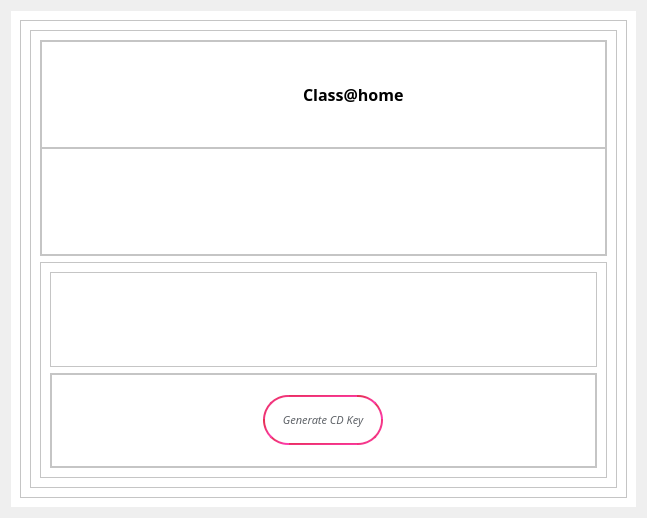
<?xml version="1.0" encoding="UTF-8"?>
<ui version="4.0">
 <class>login</class>
 <widget class="QDialog" name="login">
  <property name="geometry">
   <rect>
    <x>0</x>
    <y>0</y>
    <width>647</width>
    <height>518</height>
   </rect>
  </property>
  <property name="windowTitle">
   <string>Dialog</string>
  </property>
  <layout class="QHBoxLayout" name="horizontalLayout">
   <item>
    <widget class="QStackedWidget" name="stackedWidget">
     <property name="styleSheet">
      <string notr="true">background-color: rgb(255, 255, 255);</string>
     </property>
     <widget class="QWidget" name="welcome_page">
      <layout class="QVBoxLayout" name="verticalLayout">
       <item>
        <widget class="QFrame" name="frame">
         <property name="frameShape">
          <enum>QFrame::StyledPanel</enum>
         </property>
         <property name="frameShadow">
          <enum>QFrame::Raised</enum>
         </property>
         <layout class="QVBoxLayout" name="verticalLayout_4">
          <item>
           <widget class="QFrame" name="frame_9">
            <property name="frameShape">
             <enum>QFrame::StyledPanel</enum>
            </property>
            <property name="frameShadow">
             <enum>QFrame::Raised</enum>
            </property>
            <layout class="QVBoxLayout" name="verticalLayout_6">
             <item>
              <widget class="QFrame" name="frame_7">
               <property name="frameShape">
                <enum>QFrame::StyledPanel</enum>
               </property>
               <property name="frameShadow">
                <enum>QFrame::Raised</enum>
               </property>
               <layout class="QVBoxLayout" name="verticalLayout_5">
                <property name="spacing">
                 <number>0</number>
                </property>
                <property name="leftMargin">
                 <number>0</number>
                </property>
                <property name="topMargin">
                 <number>0</number>
                </property>
                <property name="rightMargin">
                 <number>0</number>
                </property>
                <property name="bottomMargin">
                 <number>0</number>
                </property>
                <item>
                 <widget class="QFrame" name="frame_6">
                  <property name="frameShape">
                   <enum>QFrame::StyledPanel</enum>
                  </property>
                  <property name="frameShadow">
                   <enum>QFrame::Raised</enum>
                  </property>
                  <layout class="QHBoxLayout" name="horizontalLayout_3">
                   <property name="spacing">
                    <number>2</number>
                   </property>
                   <item>
                    <spacer name="horizontalSpacer_3">
                     <property name="orientation">
                      <enum>Qt::Horizontal</enum>
                     </property>
                     <property name="sizeHint" stdset="0">
                      <size>
                       <width>193</width>
                       <height>20</height>
                      </size>
                     </property>
                    </spacer>
                   </item>
                   <item>
                    <widget class="QPushButton" name="home_btn_2">
                     <property name="minimumSize">
                      <size>
                       <width>58</width>
                       <height>0</height>
                      </size>
                     </property>
                     <property name="maximumSize">
                      <size>
                       <width>49</width>
                       <height>50</height>
                      </size>
                     </property>
                     <property name="toolTip">
                      <string>Home</string>
                     </property>
                     <property name="styleSheet">
                      <string notr="true">QPushButton{

	background-image: url(:/image/style/btn.png);
    background-position: center;
    background-repeat: no-repeat;
	border:0px solid;

}</string>
                     </property>
                     <property name="text">
                      <string/>
                     </property>
                    </widget>
                   </item>
                   <item>
                    <widget class="QLabel" name="label">
                     <property name="font">
                      <font>
                       <family>Poppins SemiBold</family>
                       <pointsize>12</pointsize>
                       <weight>75</weight>
                       <bold>true</bold>
                      </font>
                     </property>
                     <property name="text">
                      <string>Class@home</string>
                     </property>
                    </widget>
                   </item>
                   <item>
                    <spacer name="horizontalSpacer_4">
                     <property name="orientation">
                      <enum>Qt::Horizontal</enum>
                     </property>
                     <property name="sizeHint" stdset="0">
                      <size>
                       <width>193</width>
                       <height>20</height>
                      </size>
                     </property>
                    </spacer>
                   </item>
                  </layout>
                 </widget>
                </item>
                <item>
                 <widget class="QFrame" name="frame_8">
                  <property name="frameShape">
                   <enum>QFrame::StyledPanel</enum>
                  </property>
                  <property name="frameShadow">
                   <enum>QFrame::Raised</enum>
                  </property>
                 </widget>
                </item>
               </layout>
              </widget>
             </item>
             <item>
              <widget class="QFrame" name="frame_2">
               <property name="frameShape">
                <enum>QFrame::StyledPanel</enum>
               </property>
               <property name="frameShadow">
                <enum>QFrame::Raised</enum>
               </property>
               <layout class="QVBoxLayout" name="verticalLayout_2">
                <item>
                 <widget class="QFrame" name="frame_5">
                  <property name="frameShape">
                   <enum>QFrame::StyledPanel</enum>
                  </property>
                  <property name="frameShadow">
                   <enum>QFrame::Raised</enum>
                  </property>
                 </widget>
                </item>
                <item>
                 <widget class="QFrame" name="frame_4">
                  <property name="frameShape">
                   <enum>QFrame::StyledPanel</enum>
                  </property>
                  <property name="frameShadow">
                   <enum>QFrame::Raised</enum>
                  </property>
                  <layout class="QVBoxLayout" name="verticalLayout_3">
                   <property name="spacing">
                    <number>0</number>
                   </property>
                   <property name="leftMargin">
                    <number>0</number>
                   </property>
                   <property name="topMargin">
                    <number>0</number>
                   </property>
                   <property name="rightMargin">
                    <number>0</number>
                   </property>
                   <property name="bottomMargin">
                    <number>0</number>
                   </property>
                   <item>
                    <widget class="QFrame" name="frame_3">
                     <property name="frameShape">
                      <enum>QFrame::StyledPanel</enum>
                     </property>
                     <property name="frameShadow">
                      <enum>QFrame::Raised</enum>
                     </property>
                     <layout class="QHBoxLayout" name="horizontalLayout_2">
                      <item>
                       <spacer name="horizontalSpacer">
                        <property name="orientation">
                         <enum>Qt::Horizontal</enum>
                        </property>
                        <property name="sizeHint" stdset="0">
                         <size>
                          <width>224</width>
                          <height>20</height>
                         </size>
                        </property>
                       </spacer>
                      </item>
                      <item>
                       <widget class="QPushButton" name="key_generate_btn">
                        <property name="minimumSize">
                         <size>
                          <width>120</width>
                          <height>50</height>
                         </size>
                        </property>
                        <property name="font">
                         <font>
                          <family>Poppins</family>
                          <pointsize>8</pointsize>
                          <weight>50</weight>
                          <italic>true</italic>
                          <bold>false</bold>
                         </font>
                        </property>
                        <property name="styleSheet">
                         <string notr="true">QPushButton{
border:2px solid;
border-radius:25px;
	border-color: qlineargradient(spread:reflect, x1:0, y1:0, x2:1, y2:1, stop:0 rgba(229, 47, 80, 255), stop:1 rgba(255, 61, 176, 255));
color:#5f6368;
}

QPushButton:hover{
border:none;
	background-color: qlineargradient(spread:pad, x1:0.000318182, y1:0.545, x2:0.966227, y2:0.489, stop:0 rgba(229, 47, 80, 255), stop:1 rgba(163, 39, 142, 255));
	color: rgb(243, 243, 243);
}</string>
                        </property>
                        <property name="text">
                         <string>Generate CD Key</string>
                        </property>
                       </widget>
                      </item>
                      <item>
                       <spacer name="horizontalSpacer_2">
                        <property name="orientation">
                         <enum>Qt::Horizontal</enum>
                        </property>
                        <property name="sizeHint" stdset="0">
                         <size>
                          <width>224</width>
                          <height>20</height>
                         </size>
                        </property>
                       </spacer>
                      </item>
                     </layout>
                    </widget>
                   </item>
                  </layout>
                 </widget>
                </item>
               </layout>
              </widget>
             </item>
            </layout>
           </widget>
          </item>
         </layout>
        </widget>
       </item>
      </layout>
     </widget>
     <widget class="QWidget" name="generate_cd_key_page"/>
    </widget>
   </item>
  </layout>
 </widget>
 <resources/>
 <connections/>
</ui>
